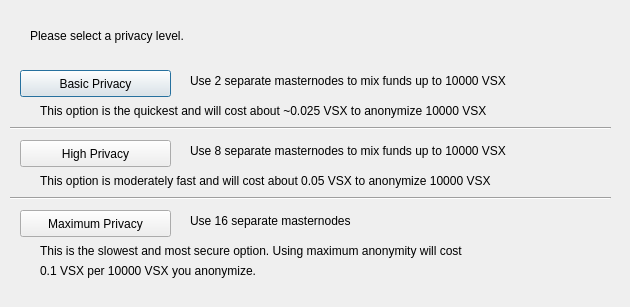
<?xml version="1.0" encoding="UTF-8"?>
<ui version="4.0">
 <class>ObfuscationConfig</class>
 <widget class="QDialog" name="ObfuscationConfig">
  <property name="geometry">
   <rect>
    <x>0</x>
    <y>0</y>
    <width>630</width>
    <height>307</height>
   </rect>
  </property>
  <property name="windowTitle">
   <string>Configure Obfuscation</string>
  </property>
  <widget class="QPushButton" name="buttonBasic">
   <property name="geometry">
    <rect>
     <x>20</x>
     <y>70</y>
     <width>151</width>
     <height>27</height>
    </rect>
   </property>
   <property name="text">
    <string>Basic Privacy</string>
   </property>
  </widget>
  <widget class="QPushButton" name="buttonHigh">
   <property name="geometry">
    <rect>
     <x>20</x>
     <y>140</y>
     <width>151</width>
     <height>27</height>
    </rect>
   </property>
   <property name="text">
    <string>High Privacy</string>
   </property>
  </widget>
  <widget class="QPushButton" name="buttonMax">
   <property name="geometry">
    <rect>
     <x>20</x>
     <y>210</y>
     <width>151</width>
     <height>27</height>
    </rect>
   </property>
   <property name="text">
    <string>Maximum Privacy</string>
   </property>
  </widget>
  <widget class="QLabel" name="label">
   <property name="geometry">
    <rect>
     <x>30</x>
     <y>20</y>
     <width>571</width>
     <height>31</height>
    </rect>
   </property>
   <property name="text">
    <string>Please select a privacy level.</string>
   </property>
  </widget>
  <widget class="QLabel" name="label_2">
   <property name="geometry">
    <rect>
     <x>190</x>
     <y>70</y>
     <width>421</width>
     <height>21</height>
    </rect>
   </property>
   <property name="text">
    <string>Use 2 separate masternodes to mix funds up to 10000 VSX</string>
   </property>
  </widget>
  <widget class="QLabel" name="label_3">
   <property name="geometry">
    <rect>
     <x>190</x>
     <y>140</y>
     <width>411</width>
     <height>21</height>
    </rect>
   </property>
   <property name="text">
    <string>Use 8 separate masternodes to mix funds up to 10000 VSX</string>
   </property>
  </widget>
  <widget class="QLabel" name="label_4">
   <property name="geometry">
    <rect>
     <x>190</x>
     <y>210</y>
     <width>421</width>
     <height>21</height>
    </rect>
   </property>
   <property name="text">
    <string>Use 16 separate masternodes</string>
   </property>
  </widget>
  <widget class="QLabel" name="label_6">
   <property name="geometry">
    <rect>
     <x>40</x>
     <y>100</y>
     <width>561</width>
     <height>21</height>
    </rect>
   </property>
   <property name="text">
    <string>This option is the quickest and will cost about ~0.025 VSX to anonymize 10000 VSX</string>
   </property>
  </widget>
  <widget class="QLabel" name="label_7">
   <property name="geometry">
    <rect>
     <x>40</x>
     <y>170</y>
     <width>561</width>
     <height>21</height>
    </rect>
   </property>
   <property name="text">
    <string>This option is moderately fast and will cost about 0.05 VSX to anonymize 10000 VSX</string>
   </property>
  </widget>
  <widget class="QLabel" name="label_8">
   <property name="geometry">
    <rect>
     <x>40</x>
     <y>240</y>
     <width>561</width>
     <height>21</height>
    </rect>
   </property>
   <property name="text">
    <string>This is the slowest and most secure option. Using maximum anonymity will cost</string>
   </property>
  </widget>
  <widget class="QLabel" name="label_9">
   <property name="geometry">
    <rect>
     <x>40</x>
     <y>260</y>
     <width>561</width>
     <height>21</height>
    </rect>
   </property>
   <property name="text">
    <string>0.1 VSX per 10000 VSX you anonymize.</string>
   </property>
  </widget>
  <widget class="Line" name="line">
   <property name="geometry">
    <rect>
     <x>10</x>
     <y>120</y>
     <width>601</width>
     <height>16</height>
    </rect>
   </property>
   <property name="orientation">
    <enum>Qt::Horizontal</enum>
   </property>
  </widget>
  <widget class="Line" name="line_2">
   <property name="geometry">
    <rect>
     <x>10</x>
     <y>190</y>
     <width>601</width>
     <height>16</height>
    </rect>
   </property>
   <property name="orientation">
    <enum>Qt::Horizontal</enum>
   </property>
  </widget>
 </widget>
 <resources/>
 <connections/>
</ui>
